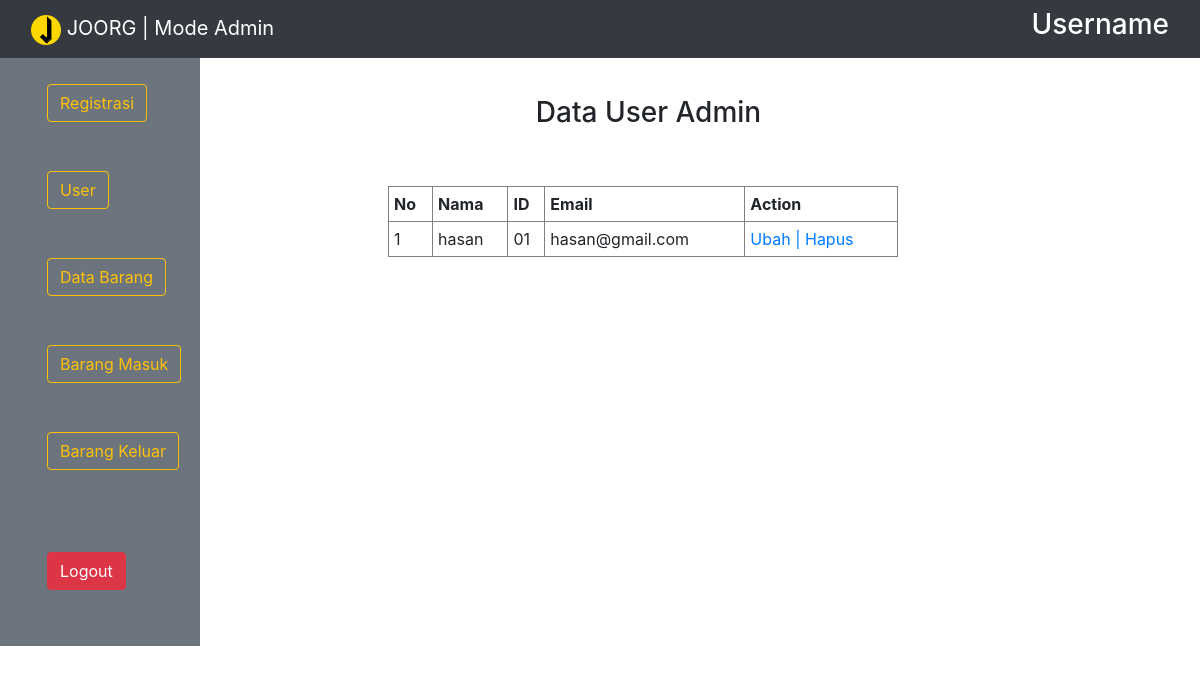
Page /useradmin.php (signed in) on the committed database.
### tables this page shows
CREATE TABLE `tb_useradmin` (
  `id` int(11) NOT NULL,
  `username` varchar(256) NOT NULL,
  `id_admin` varchar(256) NOT NULL,
  `email` varchar(256) NOT NULL,
  `password` varchar(256) NOT NULL
);

### function.php (called while the page is built, shortened)
<?php
$conn = mysqli_connect('bariskode.online', 'bariskod', 'passforlife9', 'bariskod_joorg');
function query($query)
{
    global $conn;
    $result = mysqli_query($conn, $query);
    $rows = [];
    while ($row = mysqli_fetch_assoc($result)){
    $rows[] = $row;
    }
    return $rows;
   }
?>

### useradmin.php (the view, shortened to what this page needs)
<?php
require "function.php";
$rows = query("SELECT * FROM tb_useradmin");
include 'navbar.php';
?>
<!DOCTYPE html>
<html lang="en">
<head>
    <link rel="stylesheet" href='https://maxcdn.bootstrapcdn.com/bootstrap/4.0.0/css/bootstrap.min.css'>
    <link rel="stylesheet" href='https://use.fontawesome.com/releases/v5.8.1/css/all.css'>
</head>
<div class="col-md-8">
    <div class="container">
        <div class="row pl-3">
            <div class="col-md-12 pl-5 justify-content-center">
                <h3 class="text-center pl-5 mt-5">Data User Admin</h3>
            </div>
        </div>
        <div class="col-md-6 mt-5 ml-4 ">
            <table class="isi" border="1" cellspacing=10 cellpadding=5 style="width: 150%">
                <thead class="tulisan">
                    <th>No</th>
                    <th>Nama</th>
                    <th>ID</th>
                    <th>Email</th>
                    <th>Action</th>
                </thead>
                <tbody class="tulisan">
                    <?php $i=1; ?>
                    <?php foreach ($rows as $row) :?>
                    <tr>
                        <td><?php echo $i ?></td>
                        <td><?php echo $row["username"]; ?></td>
                        <td><?php echo $row["id_admin"]; ?></td>
                        <td><?php echo $row["email"]; ?></td>
                        <td>
                            <a href="editadmin.php?id=<?php echo $row["id"];?>">Ubah | </a>
                            <a href="hapusadmin.php?id=<?php echo $row["id"];?>"
                                onclick="return confirm(' Apakah anda yakin akan menghapus data?')">Hapus</a>
                        </td>
                    </tr>
                    <?php $i++; ?>
                    <?php endforeach; ?>
                </tbody>
            </table>
        </div>
    </div>
</div>

### style1.css (style rules this page uses)
.isi { margin-top: 5%; margin-left: 35%; }

### rows in the picture
tb_useradmin: username "hasan", id_admin "01", email "hasan@gmail.com"
